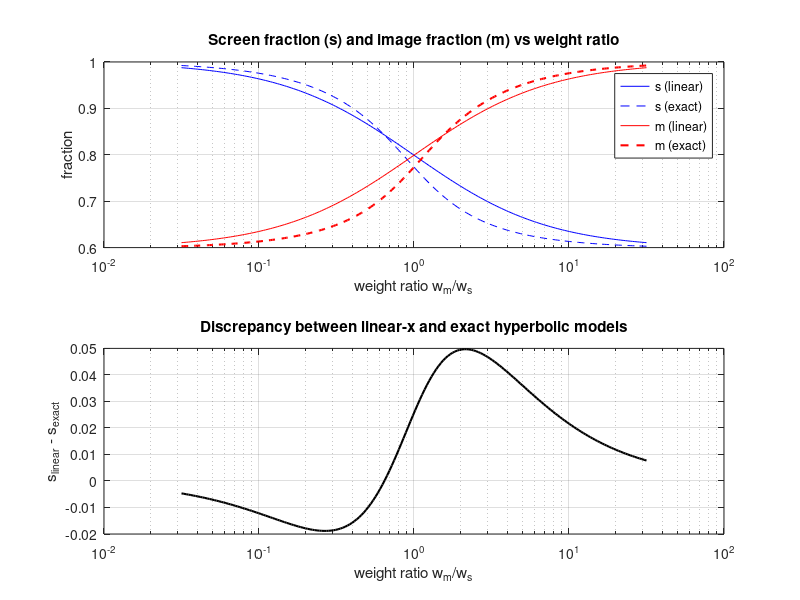
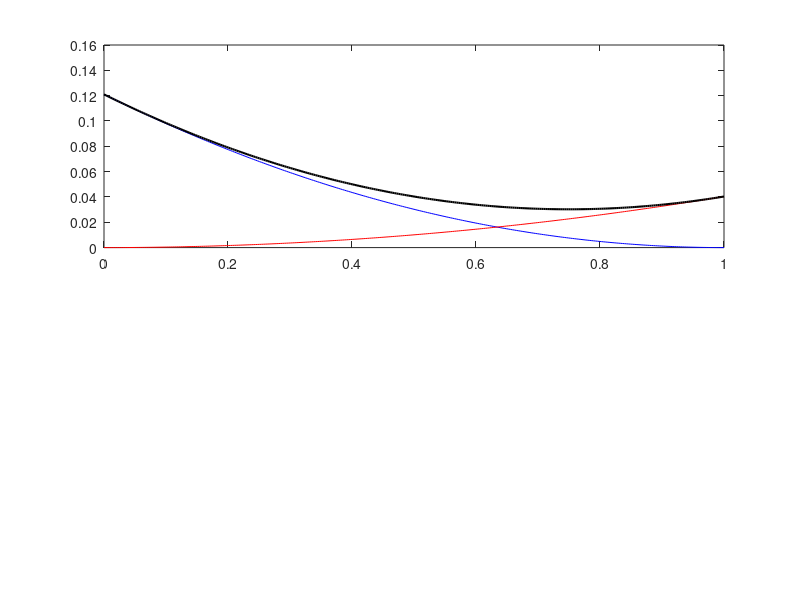

The MATLAB script that drew these images, in order: (Note: this script raises an error after producing the figures.)
%% compare_crop_models.m
% Compare "linear-x" crop/blank model vs exact hyperbolic geometry model
% across a range of relative weights (w_m/w_s), for IMAX->35mm reformatting.

clear; clc;

%% --- User-set parameters ---------------------------------------------
a1 = 1.43;      % IMAX image aspect ratio
a2 = 2.39;      % 35mm scope screen aspect ratio

w_s = 0.75;        % weight on screen-fill term (1-s)^2
w_m = 1- w_s;        % weight on image-completeness term (1-m)^2
                % set w_s = w_m for the "equal weight" case;
                % w_m > w_s favors keeping more of the image (less crop);
                % w_s > w_m favors filling more of the screen width.

k  = a1/a2;     % ~0.598, the shared extreme value for s and m
r_sample = w_m / w_s;

%% --- Sweep range for the overview plot --------------------------------
r = logspace(-1.5, 1.5, 200);   % w_m/w_s from ~0.03 to ~30

%% --- Linear model: s(x) = k + (1-k)x, m(x) = 1 - (1-k)x -------------
% Minimize F = w_s*(1-s)^2 + w_m*(1-m)^2
%   (1-s) = (1-k)(1-x), (1-m) = (1-k)x
% F(x) = (1-k)^2 [ w_s*(1-x)^2 + w_m*x^2 ]
% dF/dx = 0  ->  x* = w_s / (w_s + w_m) = 1/(1+r)
x_lin = 1 ./ (1 + r);
s_lin = k + (1-k).*x_lin;
m_lin = 1 - (1-k).*x_lin;

%% --- Exact model: s*m = k, minimize F = w_s*(1-s)^2 + w_m*(1-m)^2 ---
% Substitute m = k/s, solve dF/ds = 0 numerically for each r.
s_exact = zeros(size(r));
for i = 1:length(r)
    ws = 1; wm = r(i);
    dF = @(s) -2*ws*(1-s) + 2*wm*(1 - k./s).*(k./s.^2);
    s_exact(i) = fzero(dF, k + (1-k)*x_lin(i));  % linear soln as initial guess
end
m_exact = k ./ s_exact;

%% --- Overview figure across all weights --------------------------------
figure;

subplot(2,1,1);
semilogx(r, s_lin, 'b-', r, s_exact, 'b--', ...
         r, m_lin, 'r-', r, m_exact, 'r--', 'LineWidth', 1.5);
xlabel('weight ratio w_m/w_s');
ylabel('fraction');
legend('s (linear)', 's (exact)', 'm (linear)', 'm (exact)', 'Location', 'best');
title('Screen fraction (s) and image fraction (m) vs weight ratio');
grid on;

subplot(2,1,2);
semilogx(r, s_lin - s_exact, 'k-', 'LineWidth', 1.5);
xlabel('weight ratio w_m/w_s');
ylabel('s_{linear} - s_{exact}');
title('Discrepancy between linear-x and exact hyperbolic models');
grid on;

%% --- Solve for the chosen (sample) weight ------------------------------
x_lin_s = 1 / (1 + r_sample);
s_lin_s = k + (1-k)*x_lin_s;
m_lin_s = 1 - (1-k)*x_lin_s;

dF_s = @(s) -2*w_s*(1-s) + 2*w_m*(1 - k./s).*(k./s.^2);
s_exact_s = fzero(dF_s, s_lin_s);
m_exact_s = k / s_exact_s;

fprintf('At chosen weights (w_s = %.3g, w_m = %.3g, r = w_m/w_s = %.4f):\n', ...
        w_s, w_m, r_sample);
fprintf('  linear model: x* = %.4f, s = %.4f, m = %.4f\n', ...
        x_lin_s, s_lin_s, m_lin_s);
fprintf('  exact  model: s* = %.4f, m = %.4f\n', s_exact_s, m_exact_s);

%% --- Component/sum figure for the chosen weight ------------------------
figure;

% Linear model: components and sum vs x
x_range = linspace(0, 1, 300);
s_of_x = k + (1-k).*x_range;
m_of_x = 1 - (1-k).*x_range;
term_s_lin = w_s*(1 - s_of_x).^2;
term_m_lin = w_m*(1 - m_of_x).^2;
F_lin = term_s_lin + term_m_lin;

subplot(2,1,1);
plot(x_range, term_s_lin, 'b-', x_range, term_m_lin, 'r-', ...
     x_range, F_lin, 'k-', 'LineWidth', 1.5);
hold on;
xline(x_lin_s, 'k--');
plot(x_lin_s, w_s*(1-s_lin_s)^2 + w_m*(1-m_lin_s)^2, 'ko', ...
     'MarkerFaceColor', 'k');
hold off;
xlabel('x (crop parameter)');
ylabel('penalty');
legend('w_s(1-s)^2', 'w_m(1-m)^2', 'sum F', 'optimum', 'Location', 'best');
title(sprintf('Linear model: components vs x  (w_s=%.3g, w_m=%.3g)', w_s, w_m));
grid on;

% Exact model: components and sum vs s (s in [k,1], m = k/s)
s_range = linspace(k, 1, 300);
m_of_s = k ./ s_range;
term_s_exact = w_s*(1 - s_range).^2;
term_m_exact = w_m*(1 - m_of_s).^2;
F_exact = term_s_exact + term_m_exact;

subplot(2,1,2);
plot(s_range, term_s_exact, 'b-', s_range, term_m_exact, 'r-', ...
     s_range, F_exact, 'k-', 'LineWidth', 1.5);
hold on;
xline(s_exact_s, 'k--');
plot(s_exact_s, w_s*(1-s_exact_s)^2 + w_m*(1-m_exact_s)^2, 'ko', ...
     'MarkerFaceColor', 'k');
hold off;
xlabel('s (screen fraction)');
ylabel('penalty');
legend('w_s(1-s)^2', 'w_m(1-m)^2', 'sum F', 'optimum', 'Location', 'best');
title(sprintf('Exact model: components vs s  (w_s=%.3g, w_m=%.3g)', w_s, w_m));
grid on;
